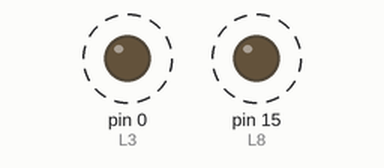
This sketch was run on a simulated Arduino Uno, built with avr-gcc and run on an emulated ATmega328P. Parts: output pins drawn as LEDs (lit = HIGH). Dashed ring = blinking.

Above: at 0.2 s.
Timing chart, 0 to 3.0 s (numbered marks = the images above):
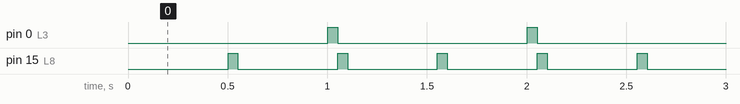

Measured:
- by itself, pin 0 (L3): alternates HIGH for 0.05 s and LOW for 0.95 s
- by itself, pin 15 (L8): alternates HIGH for 0.05 s and LOW for 0.45 s

The sketch:

livro03.ino
```cpp
#define L3 0  // Led no pino D3, GPIO-0
#define L8 15  // Led no pino D8, GPIO-15
long Tempo1, Tempo2;
int referenciaTempo1=1000; //1000ms
int referenciaTempo2=500; //500ms

void setup() {
  pinMode(L3,OUTPUT);
  pinMode(L8,OUTPUT);
  Tempo1=millis();
  Tempo2=millis();
}

void loop() {
  if (millis()>Tempo1+referenciaTempo1){
      Tempo1=millis();
      digitalWrite(L3,HIGH);
      delay(50);
      digitalWrite(L3,LOW);
  }
  if (millis()>Tempo2+referenciaTempo2){
      Tempo2=millis();
      digitalWrite(L8,HIGH);
      delay(50);
      digitalWrite(L8,LOW);
  }

}
```
